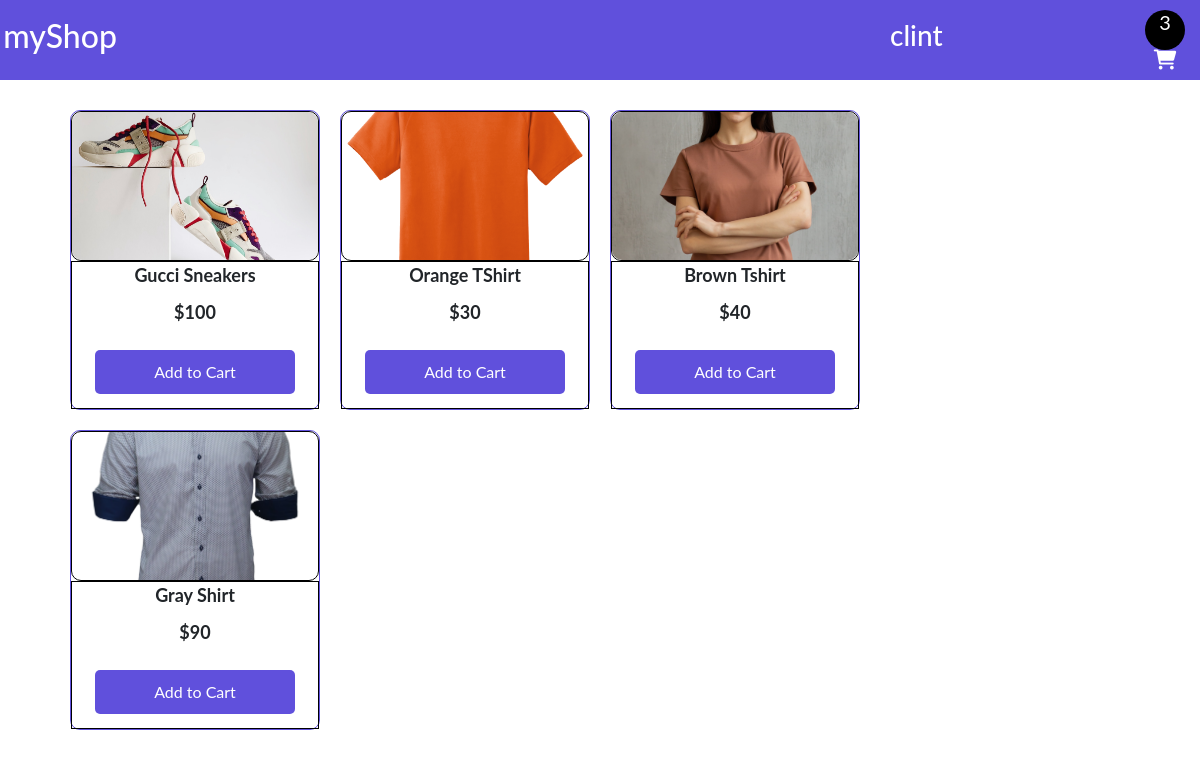
The app's page / (signed in) with its own data.
### store/models.py (models this page shows, shortened)
class Cart(models.Model):
    id = models.UUIDField(default=uuid.uuid4, primary_key=True)
    user = models.OneToOneField(User,  on_delete=models.CASCADE, blank=True, null=True)
    completed = models.BooleanField(default=False)
    session_id = models.CharField(max_length=100, null=True, blank=True)
    @property
    def num_of_items(self):
        cartitems = self.cartitems.all()
        quantity = sum([item.quantity for item in cartitems])
        return quantity

class CartItem(models.Model):
    product = models.ForeignKey(Product, on_delete=models.CASCADE, related_name='items')
    cart = models.ForeignKey(Cart, on_delete= models.CASCADE, related_name="cartitems")
    quantity = models.IntegerField(default=0)

class Product(models.Model):
    name = models.CharField(max_length=50)
    price = models.IntegerField()
    picture = models.ImageField(upload_to="img", default="")

### store/views.py (the view)
# urls.py: path("", views.index, name="index"),
def index(request):
    products = Product.objects.all()
    context = {"products":products}
    return render(request, "index.html", context)

### store/context_processors.py (called while the page is built)
def cart_renderer(request):
    try:
        if request.user.is_authenticated:
            cart = Cart.objects.get(user=request.user, completed=False)
        else:
            cart = Cart.objects.get(session_id = request.session['nonuser'], completed=False)
    except:
        cart = {"num_of_items":0}
    return {"cart": cart}

### store/templates/index.html
{% extends 'base.html' %}
{% block content %}
    <div class="container">
        {% for product in products  %}
        <div class="productContainer">
            <div class="thumbnail">
                <img src="{{product.picture.url}}" alt="">
            </div>
            <div class="action">
                <p>{{product.name}}</p>
                <p>${{product.price}}</p>
                <button value="{{product.id}}">Add to Cart</button>
            </div>
        </div>
        {% endfor %}
    </div>
{% endblock content %}

### store/templates/base.html (shortened to what this page needs)
<!DOCTYPE html>
{% load static %}
<html lang="en">
<head>
    <link href="https://cdn.jsdelivr.net/npm/bootstrap@5.0.2/dist/css/bootstrap.min.css" rel="stylesheet">
    <link rel="stylesheet" href="{% static 'css/all.css' %}">
    <link rel="stylesheet" href="{% static 'css/style.css' %}">
</head>
<body>
    <nav>
        <div class="logo">
            <a href="{% url 'index' %}"><h2>myShop</h2></a>
        </div>
        <div class="cart">
            <h3>{{request.user.username}}</h3>
            <a href="{% url 'cart' %}" style="color:white; text-decoration:none">
                 <div class="cart-container">
                    <div class="cartitems"><p id="num_of_items">{{cart.num_of_items}}</p></div>
                    <i class="fa-solid fa-cart-shopping"></i>
                </div>
            </a>
        </div>
    </nav>
     {% block content %}
     {% endblock content %}
</body>
</html>

### store/static/css/style.css (style rules this page uses)
* { padding: 0px; margin:0px; box-sizing: border-box; font-family: 'Lato', sans-serif; }
nav { background-color: #6050DC; color: white; width: 100%; height: 80px; padding: 0px 10px 0px 10px; display:flex; align-items: center; justify-content: space-between; }
.logo { width: 100px; height: 60px; display: flex; align-items: center; justify-content: center; }
.cart { width: 300px; height: auto; display: flex; align-items: center; justify-content: space-between; }
.cart-container { width: 50px; height: 50px; display: flex; align-items: center; justify-content: center; flex-direction: column; }
.cart-container .cartitems { width: 40px; height: 40px; border-radius: 40px; background-color: black; color: white; display: flex; align-items: center; justify-content: center; }
.cart-container .cartitems p { color: white; font-size: 20px; }
.cart-container i { font-size: 20px; }
.container { width: 90%; height: auto; padding: 10px 10px 10px 10px; margin: auto; margin-top: 20px; display: flex; align-items: center; justify-content: flex-start; flex-wrap: wrap }
.productContainer { width: 250px; height: 300px; border: 1px solid #6050DC; border-radius: 10px; display: flex; align-items: center; justify-content: space-between; flex-direction: column; margin-bottom: 20px; margin-right: 20px; }
.thumbnail { width: 100%; height: 150px; border: 1px solid black; border-radius: 10px; }
.thumbnail img { width: 100%; height: 100%; border-radius: 10px; object-fit: cover; }
.action { width: 100%; height: 150px; border: 1px solid black; display: flex; align-items: center; justify-content: space-between; flex-direction: column; }
.action p { font-size: 18px; margin-bottom: 10px; font-weight: bold; }
.productContainer button { background-color: #6050DC; width: 200px; padding: 10px 10px 10px 10px; color: white; border: none; font-size: 16px; cursor: pointer; border-radius: 5px; margin: auto; }

### store/templates/base.html (style rules this page uses)
a { color: white; text-decoration: none; }

### records on screen
Cart: num_of_items "3"
Product: picture (picture), name "Gucci Sneakers", price "100", {{ product.id }} 1 (drawn)
Product: picture (picture), name "Orange TShirt", price "30", {{ product.id }} 2 (drawn)
Product: picture (picture), name "Brown Tshirt", price "40", {{ product.id }} 3 (drawn)
Product: picture (picture), name "Gray Shirt", price "90", {{ product.id }} 4 (drawn)

### other values on screen
{{ request.user.username }} "clint"
